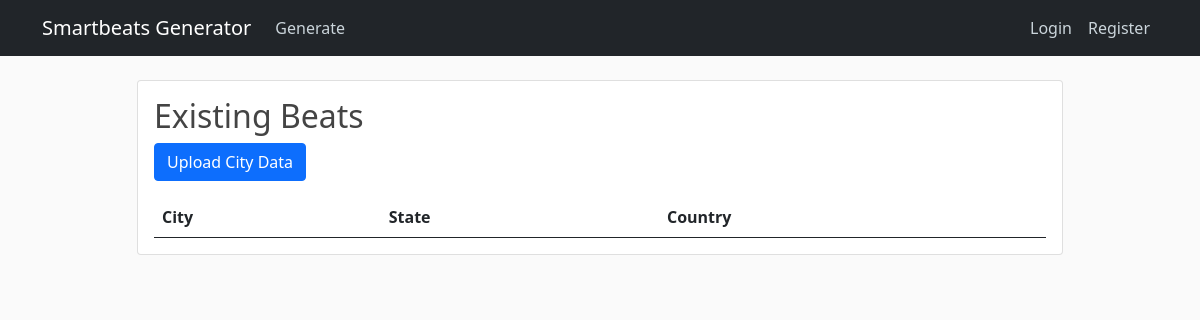
Before: /beats/ with the older database file.
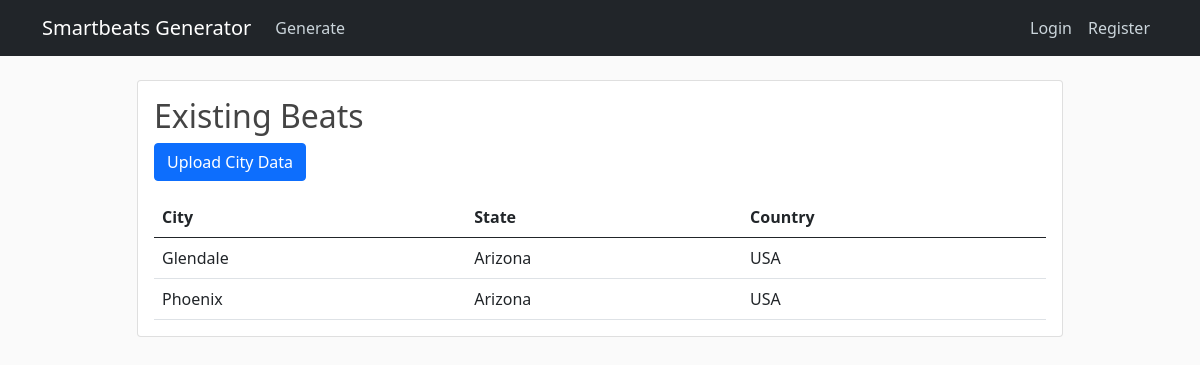
After: the same page with the newer database file.
### beats/models.py (models this page shows, shortened)
class City(models.Model):
    city = models.CharField(max_length=255)
    state = models.CharField(max_length=255)
    country = models.CharField(max_length=255)
    shape_file = models.FileField(upload_to='city_shapefiles/')
    crime_data = models.FileField(upload_to='city_crime_ds/')
    created_at = models.DateTimeField(auto_now_add=True)

### beats/views.py (the view)
# urls.py: path('beats/', views.beats_list, name='beats_list'),
def beats_list(request):
    cities = City.objects.all()
    return render(request, 'beats/beats_list.html', {
        'cities': cities
    })

### beats/templates/beats/beats_list.html
{% extends 'beats/base.html' %}
{% block content %}
    <h2>Existing Beats</h2>
    <p>
        <a href="{% url 'upload' %}" class="btn btn-primary">Upload City Data</a>
    </p>
    <table class="table mb-0">
        <thead>
        <tr>
            <th>City</th>
            <th>State</th>
            <th>Country</th>
        </tr>
        </thead>
        <tbody>
        {% for city in cities %}
            <tr>
                <td>{{ city.city }}</td>
                <td>{{ city.state }}</td>
                <td>{{ city.country }}</td>
            </tr>
        {% endfor %}
        </tbody>
    </table>
{% endblock %}

Changed rows visible on the page:
added City: city "Glendale", state "Arizona", country "USA"
added City: city "Phoenix", state "Arizona", country "USA"
